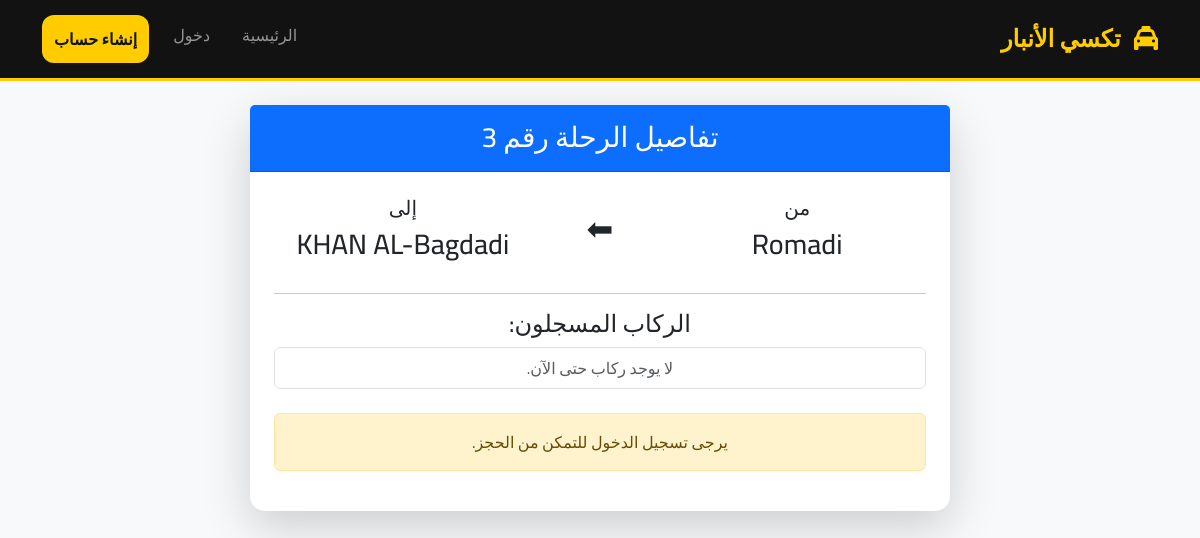
Page /3 on the committed database.
### routes/models.py (models this page shows, shortened)
class Route(models.Model):
    origin = models.ForeignKey(Station, on_delete=models.CASCADE, related_name="departures")
    destination = models.ForeignKey(Station, on_delete=models.CASCADE, related_name="arrivals")
    duration = models.IntegerField()
    passengers = models.ManyToManyField(User, blank=True, related_name="booked_routes")
    driver_name = models.CharField(max_length=64, default="سائق تكسي")
    driver_phone = models.CharField(max_length=15, default="0770")

class Station(models.Model):
    code = models.CharField(max_length=3)
    name = models.CharField(max_length=64)

### routes/views.py (the view)
# urls.py: path("<int:route_id>", views.route, name="route"),
def route(request, route_id):
    route = get_object_or_404(Route, pk=route_id)
    return render(request, "routes/route.html", {
        "route": route,
        "passengers": route.passengers.all(),
        "is_booked": route.passengers.filter(id=request.user.id).exists() if request.user.is_authenticated else False
    })

### templates/routes/route.html
{% extends "layout.html" %}
{% block body %}
    <div class="card shadow-lg mx-auto" style="max-width: 700px;">
        <div class="card-header bg-primary text-white text-center py-3">
            <h3 class="mb-0">تفاصيل الرحلة رقم {{ route.id }}</h3>
        </div>
        <div class="card-body p-4 text-center">
            <div class="row mb-4">
                <div class="col-5">
                    <h5>من</h5>
                    <h3>{{ route.origin.name }}</h3>
                </div>
                <div class="col-2 align-self-center"><h2>⬅</h2></div>
                <div class="col-5">
                    <h5>إلى</h5>
                    <h3>{{ route.destination.name }}</h3>
                </div>
            </div>
            <hr>
            <h4>الركاب المسجلون:</h4>
            <ul class="list-group mb-4">
                {% for passenger in passengers %}
                    <li class="list-group-item">{{ passenger.username }}</li>
                {% empty %}
                    <li class="list-group-item text-muted">لا يوجد ركاب حتى الآن.</li>
                {% endfor %}
            </ul>
            {% if user.is_authenticated %}
                {% if is_booked %}
                    <form action="{% url 'unbook' route.id %}" method="post">
                        {% csrf_token %}
                        <button type="submit" class="btn btn-danger btn-lg w-100">إلغاء حجز مقعدي</button>
                    </form>
                {% else %}
                    <form action="{% url 'book' route.id %}" method="post">
                        {% csrf_token %}
                        <button type="submit" class="btn btn-success btn-lg w-100">حجز مقعد الآن</button>
                    </form>
                {% endif %}
            {% else %}
                <div class="alert alert-warning">يرجى تسجيل الدخول للتمكن من الحجز.</div>
            {% endif %}
        </div>
    </div>
{% endblock %}

### templates/layout.html (style rules this page uses)
:root { --taxi-yellow: #ffcc00; --taxi-dark: #121212; --taxi-gray: #f8f9fa; }
body { font-family: 'Cairo', sans-serif; background-color: var(--taxi-gray); color: var(--taxi-dark); padding-bottom: 70px; }
.card { border: none; border-radius: 15px; box-shadow: 0 4px 6px rgba(0,0,0,0.05); transition: transform 0.2s; }

### rows in the picture
Route: id "3", origin.name "Romadi", destination.name "KHAN AL-Bagdadi"
